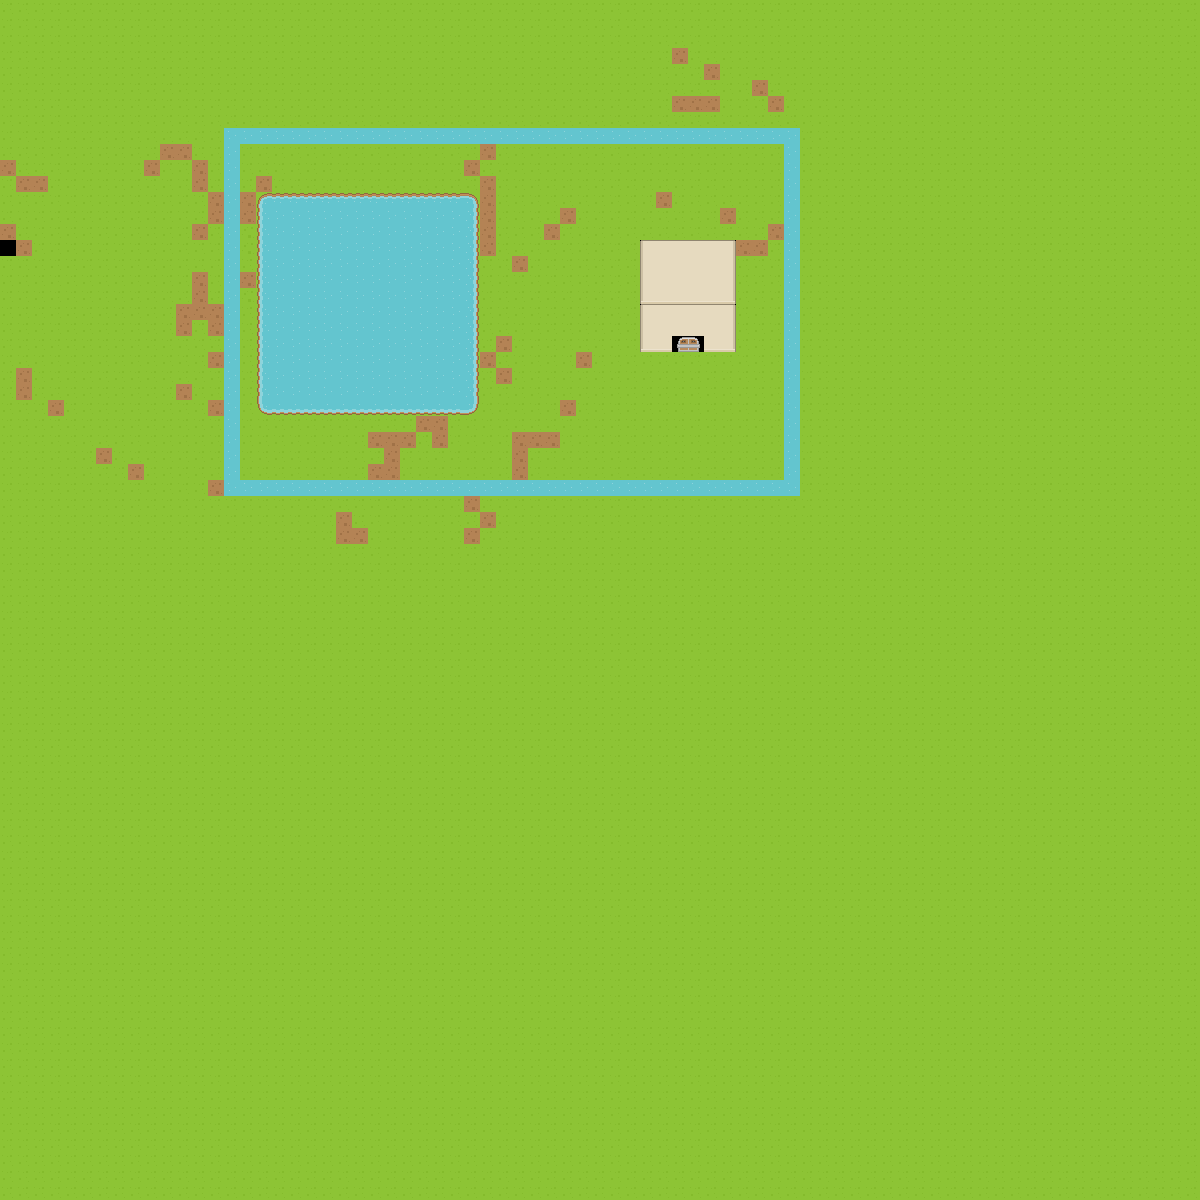

A 2D game scene composited from a Tiled map and its tileset images. What follows is a short description and the map's XML, with each tile layer's data collapsed to a summary:
An orthogonal 75x75 tile map with 16x16 px tiles, 1 tile layer (Tile Layer 1) and 18 objects.

<map version="1.0" orientation="orthogonal" renderorder="left-down" width="75" height="75" tilewidth="16" tileheight="16" nextobjectid="1">
 <tileset firstgid="1" name="base tileset" tilewidth="16" tileheight="16" spacing="1" tilecount="1767" columns="57">
  <image source="../Art/roguelikeSheet_transparent.png" width="968" height="526" />
  <terraintypes>
   <terrain name="dirt" tile="290" />
  </terraintypes>
  <tile id="2">
   <objectgroup draworder="index">
    <object id="0" x="0" y="0" width="15.7273" height="15.8182" />
   </objectgroup>
  </tile>
  <tile id="3">
   <objectgroup draworder="index">
    <object id="0" x="0.181818" y="0.0909091" width="15.6364" height="15.8182" />
   </objectgroup>
  </tile>
  <tile id="4">
   <objectgroup draworder="index">
    <object id="0" x="0" y="0.272727" width="15.8182" height="15.5455" />
   </objectgroup>
  </tile>
  <tile id="59">
   <objectgroup draworder="index">
    <object id="0" x="0" y="0.0909091" width="15.9091" height="16" />
   </objectgroup>
  </tile>
  <tile id="61">
   <objectgroup draworder="index">
    <object id="0" x="0.125" y="0.25" width="15.625" height="15.5" />
   </objectgroup>
  </tile>
  <tile id="116">
   <objectgroup draworder="index">
    <object id="0" x="0.181818" y="0.181818" width="15.6364" height="15.5455" />
   </objectgroup>
  </tile>
  <tile id="117">
   <objectgroup draworder="index">
    <object id="0" x="0.181818" y="0.272727" width="15.5455" height="15.3636" />
   </objectgroup>
  </tile>
  <tile id="118">
   <objectgroup draworder="index">
    <object id="0" x="0.181818" y="0.0909091" width="15.5455" height="15.6364" />
   </objectgroup>
  </tile>
  <tile id="179" terrain="0,0,0,0" />
  <tile id="431">
   <objectgroup draworder="index">
    <object id="0" x="0" y="0.181818" width="15.9091" height="15.6364" />
   </objectgroup>
  </tile>
  <tile id="432">
   <objectgroup draworder="index">
    <object id="0" x="0.272727" y="0.181818" width="15.5455" height="15.6364" />
   </objectgroup>
  </tile>
  <tile id="1214">
   <objectgroup draworder="index">
    <object id="0" x="0.363636" y="0.0909091" width="14.8182" height="15.5455" />
   </objectgroup>
  </tile>
  <tile id="1215">
   <objectgroup draworder="index">
    <object id="0" x="0.454545" y="0.636364" width="15.2727" height="15.2727" />
   </objectgroup>
  </tile>
  <tile id="1216">
   <objectgroup draworder="index">
    <object id="0" x="0.181818" y="0.272727" width="15.3636" height="15.5455" />
   </objectgroup>
  </tile>
  <tile id="1271">
   <objectgroup draworder="index">
    <object id="0" x="0.181818" y="0.454545" width="15.6364" height="15.3636" />
   </objectgroup>
  </tile>
  <tile id="1273">
   <objectgroup draworder="index">
    <object id="0" x="0.363636" y="0.181818" width="15.0909" height="15.2727" />
   </objectgroup>
  </tile>
  <tile id="1328">
   <objectgroup draworder="index">
    <object id="0" x="0.0909091" y="0.0909091" width="15.3636" height="15.7273" />
   </objectgroup>
  </tile>
  <tile id="1329">
   <objectgroup draworder="index">
    <object id="0" x="0.181818" y="0.0909091" width="15.7273" height="15.8182" />
   </objectgroup>
  </tile>
  <tile id="1330">
   <objectgroup draworder="index">
    <object id="0" x="0.363636" y="0.272727" width="15.4545" height="15.3636" />
   </objectgroup>
  </tile>
 </tileset>
 <layer name="Tile Layer 1" width="75" height="75">
  <data>[5625 cells, 5624 non-empty, 23 distinct tile ids]</data>
 </layer>
</map>
